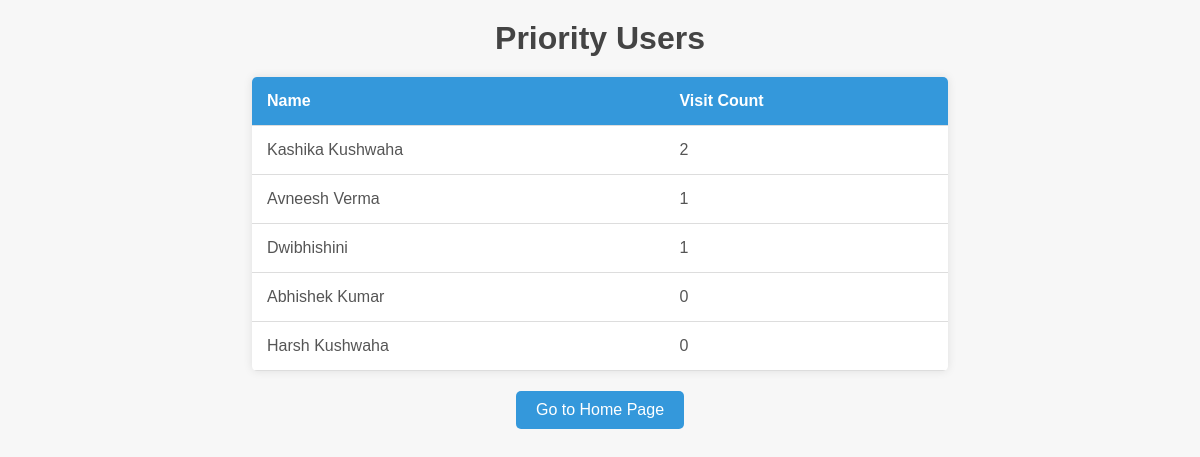
/priority-users, run on an earlier commit of the app's database.
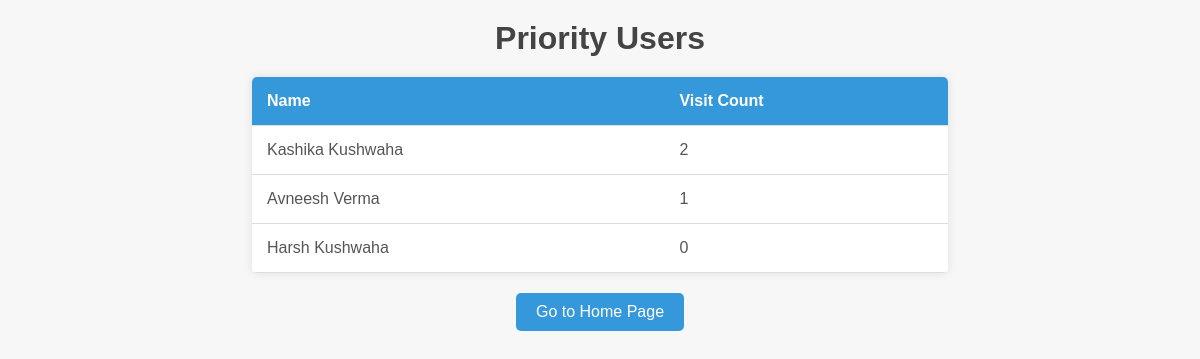
And on a later commit of the database.
### tables this page shows
CREATE TABLE users (
                        name TEXT, 
                        phone TEXT, 
                        email TEXT, 
                        registration_date DATE, 
                        user_id TEXT PRIMARY KEY, 
                        password TEXT);

### app.py (the view)
@app.route('/priority-users')
def priority_users():
    priority_users = get_priority_users()  # Fixed function call to match import
    return render_template('priority_users.html', priority_users=priority_users)

### db.py (called while the page is built)
def get_db_connection():
    conn = sqlite3.connect('ccms.db')
    conn.row_factory = sqlite3.Row
    return conn

### models.py (called while the page is built)
def get_priority_users():
    conn = get_db_connection()
    cursor = conn.cursor()
    cursor.execute('''SELECT u.name, u.user_id, COUNT(c.user_id) as visit_count
                      FROM users u
                      LEFT JOIN cabins c ON u.user_id = c.user_id
                      GROUP BY u.user_id
                      ORDER BY visit_count DESC''')
    priority_users = cursor.fetchall()
    conn.close()
    return [{"name": user[0], "user_id": user[1], "visit_count": user[2]} for user in priority_users]

### templates/priority_users.html (shortened to what this page needs)
<!DOCTYPE html>
<html lang="en">
<head>
    <link rel="stylesheet" href="static/css/priority_users.css">
</head>
<body>
    <h1>Priority Users</h1>
    <table>
        <tr>
            <th>Name</th>
            <th>Visit Count</th>
        </tr>
        {% for user in priority_users %}
        <tr>
            <td>{{ user['name'] }}</td>
            <td>{{ user['visit_count'] }}</td>
        </tr>
        {% endfor %}
    </table>
</body>
<a href="{{ url_for('index') }}">
    <button style="background-color: #3498db; color: white; padding: 10px 20px; border: none; border-radius: 5px; font-size: 1rem; cursor: pointer;">
        Go to Home Page
    </button>
</a>
</html>

What changed in the data, as far as the page shows it:
removed users: name "Dwibhishini", visit_count "1"
removed users: name "Abhishek Kumar", visit_count "0"
